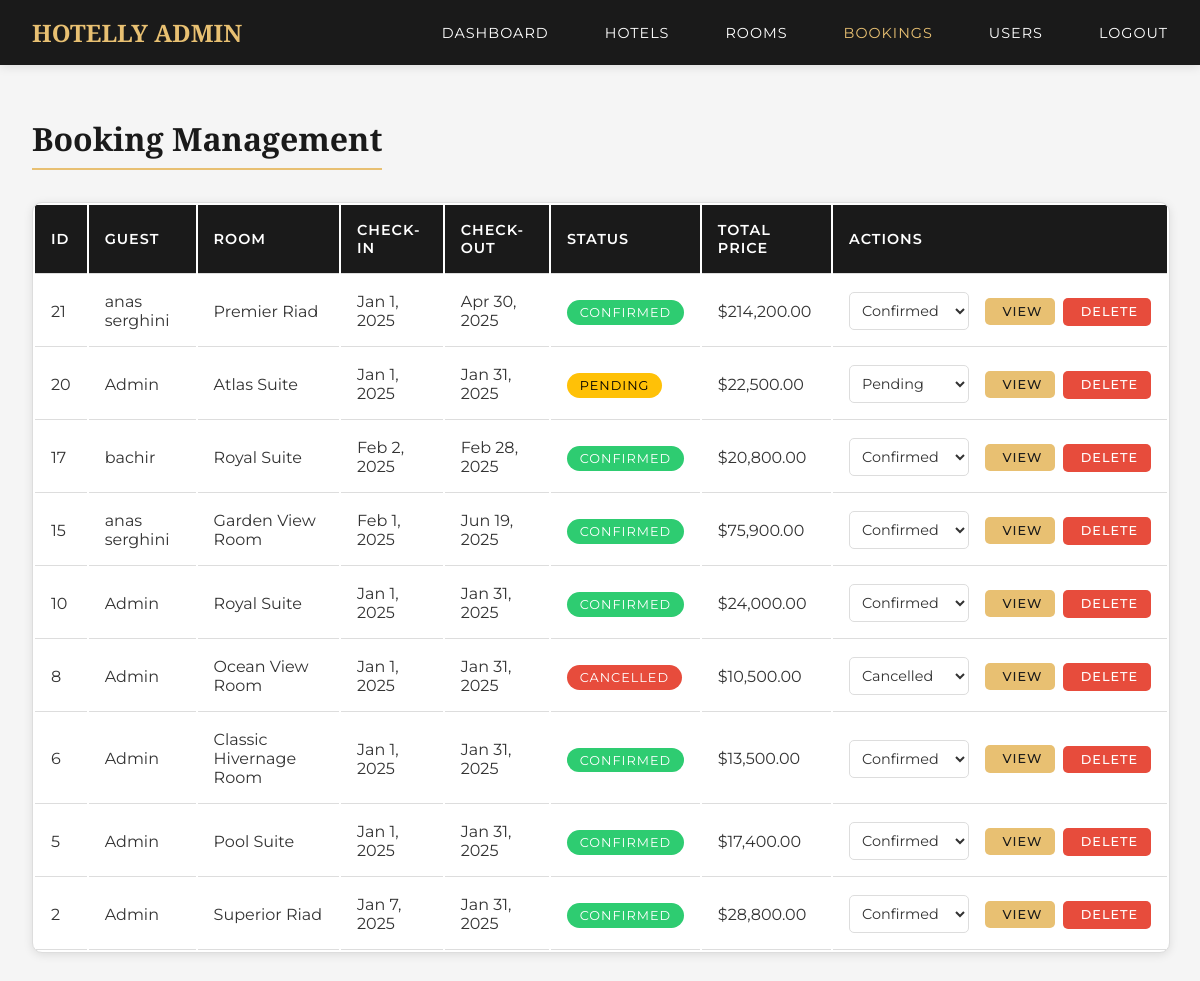
The app's page /admin/bookings.php (signed in) with its own data.
### tables this page shows
CREATE TABLE `bookings` (
  `id` int(11) NOT NULL,
  `user_id` int(11) NOT NULL,
  `room_id` int(11) NOT NULL,
  `check_in` date NOT NULL,
  `check_out` date NOT NULL,
  `guests` int(11) NOT NULL,
  `total_price` decimal(10,2) NOT NULL,
  `status` enum('pending','confirmed','cancelled') DEFAULT 'pending',
  `payment_id` varchar(255) DEFAULT NULL,
  `payment_method` varchar(50) DEFAULT NULL,
  `payment_date` datetime DEFAULT NULL,
  `created_at` timestamp NOT NULL DEFAULT current_timestamp()
);

CREATE TABLE `users` (
  `id` int(11) NOT NULL,
  `name` varchar(100) NOT NULL,
  `email` varchar(100) NOT NULL,
  `password` varchar(255) NOT NULL,
  `role` enum('admin','user') DEFAULT 'user',
  `created_at` timestamp NOT NULL DEFAULT current_timestamp()
);

CREATE TABLE `rooms` (
  `id` int(11) NOT NULL,
  `hotel_id` int(11) NOT NULL,
  `name` varchar(100) NOT NULL,
  `type` varchar(50) NOT NULL,
  `price` decimal(10,2) NOT NULL,
  `description` text DEFAULT NULL,
  `image` varchar(255) DEFAULT NULL,
  `capacity` int(11) DEFAULT NULL,
  `size` decimal(5,2) DEFAULT NULL,
  `view_type` varchar(100) DEFAULT NULL,
  `amenities` longtext DEFAULT NULL CHECK (json_valid(`amenities`)),
  `created_at` timestamp NOT NULL DEFAULT current_timestamp(),
  `updated_at` timestamp NOT NULL DEFAULT current_timestamp() ON UPDATE current_timestamp()
);

### includes/functions.php (called while the page is built, shortened)
<?php
require_once 'config.php';
function getAllBookings() {
    global $conn;
    $sql = "SELECT b.*, r.name as room_name, u.name as user_name
            FROM bookings b
            LEFT JOIN rooms r ON b.room_id = r.id
            LEFT JOIN users u ON b.user_id = u.id
            ORDER BY b.created_at DESC";
    $result = $conn->query($sql);
    return $result->fetch_all(MYSQLI_ASSOC);
}
?>

### admin/bookings.php (the view, shortened to what this page needs)
<?php
require_once '../includes/functions.php';
$bookings = getAllBookings();
?>
<!DOCTYPE html>
<html lang="en">
<head>
    <link href="https://unpkg.com/aos@2.3.1/dist/aos.css" rel="stylesheet">
    <link rel="stylesheet" href="../css/admin.css">
</head>
<body>
    <nav class="admin-nav">
        <div class="admin-nav-left">
            <a href="index.php" class="logo">HOTELLY ADMIN</a>
        </div>
        <div class="admin-nav-right">
            <a href="index.php" class="nav-link">Dashboard</a>
            <a href="hotels.php" class="nav-link">Hotels</a>
            <a href="rooms.php" class="nav-link">Rooms</a>
            <a href="bookings.php" class="nav-link active">Bookings</a>
            <a href="users.php" class="nav-link">Users</a>
            <a href="../includes/logout.php" class="nav-link">Logout</a>
        </div>
    </nav>
    <div class="admin-container">
        <h1 class="admin-title">Booking Management</h1>
        <div class="admin-table">
            <table>
                <thead>
                    <tr>
                        <th>ID</th>
                        <th>Guest</th>
                        <th>Room</th>
                        <th>Check-in</th>
                        <th>Check-out</th>
                        <th>Status</th>
                        <th>Total Price</th>
                        <th>Actions</th>
                    </tr>
                </thead>
                <tbody>
                    <?php foreach ($bookings as $booking): ?>
                    <tr>
                        <td><?php echo htmlspecialchars($booking['id']); ?></td>
                        <td><?php echo htmlspecialchars($booking['user_name']); ?></td>
                        <td><?php echo htmlspecialchars($booking['room_name']); ?></td>
                        <td><?php echo date('M j, Y', strtotime($booking['check_in'])); ?></td>
                        <td><?php echo date('M j, Y', strtotime($booking['check_out'])); ?></td>
                        <td>
                            <span class="status-badge status-<?php echo strtolower($booking['status']); ?>">
                                <?php echo htmlspecialchars($booking['status']); ?>
                            </span>
                        </td>
                        <td>$<?php echo number_format($booking['total_price'], 2); ?></td>
                        <td>
                            <div class="action-buttons">
                                <form method="POST" onsubmit="return confirm('Are you sure you want to update this booking\'s status?');">
                                    <select name="status" class="status-select" onchange="this.form.submit()">
                                        <option value="pending" <?php echo $booking['status'] === 'pending' ? 'selected' : ''; ?>>Pending</option>
                                        <option value="confirmed" <?php echo $booking['status'] === 'confirmed' ? 'selected' : ''; ?>>Confirmed</option>
                                        <option value="cancelled" <?php echo $booking['status'] === 'cancelled' ? 'selected' : ''; ?>>Cancelled</option>
                                    </select>
                                </form>
                                <button class="admin-btn admin-btn-primary btn-sm btn-icon" onclick="viewBookingDetails(<?php echo htmlspecialchars(json_encode($booking)); ?>)">
                                    <i class="fas fa-eye"></i> View
                                </button>
                                <form method="POST" style="display: inline;" onsubmit="return confirm('Are you sure you want to delete this booking? This action cannot be undone.');">
                                    <button type="submit" name="delete_booking" class="admin-btn admin-btn-danger btn-sm btn-icon">
                                        <i class="fas fa-trash"></i> Delete
                                    </button>
                                </form>
                            </div>
                        </td>
                    </tr>
                    <?php endforeach; ?>
                </tbody>
            </table>
        </div>
    </div>
</body>
</html>

### css/admin.css (style rules this page uses)
:root { --primary-color: #e8c072; --secondary-color: #1a1a1a; --text-color: #333; --light-gray: #f8f9fa; --border-color: #ddd; }
body { background-color: #f5f5f5; font-family: 'Montserrat', sans-serif; color: var(--text-color); margin: 0; padding: 0; min-height: 100vh; }
.admin-nav { background: var(--secondary-color); padding: 1rem 2rem; display: flex; justify-content: space-between; align-items: center; position: fixed; width: 100%; top: 0; left: 0; right: 0; z-index: 1000; box-shadow: 0 2px 10px rgba(0,0,0,0.1); box-sizing: border-box; }
.admin-nav-left { display: flex; align-items: center; }
.admin-nav .logo { color: var(--primary-color); font-size: 1.5rem; font-weight: bold; text-decoration: none; font-family: 'Playfair Display', serif; transition: color 0.3s; }
.admin-nav-right { display: flex; align-items: center; gap: 1.5rem; }
.admin-nav-right .nav-link { color: #fff; text-decoration: none; margin-left: 2rem; font-family: 'Montserrat', sans-serif; transition: color 0.3s; font-size: 0.9rem; text-transform: uppercase; letter-spacing: 1px; }
.admin-nav-right .nav-link:hover, .admin-nav-right .nav-link.active { color: var(--primary-color); }
.admin-container { padding: 6rem 2rem 2rem; max-width: 1400px; margin: 0 auto; }
.admin-title { font-family: 'Playfair Display', serif; font-size: 2rem; margin-bottom: 2rem; color: var(--secondary-color); border-bottom: 2px solid var(--primary-color); padding-bottom: 0.5rem; display: inline-block; }
.admin-table { width: 100%; border-collapse: collapse; background: #fff; border-radius: 10px; overflow: hidden; box-shadow: 0 2px 10px rgba(0,0,0,0.1); border: 1px solid var(--border-color); }
.admin-table th, .admin-table td { padding: 1rem; text-align: left; border-bottom: 1px solid var(--border-color); }
.admin-table th { background: var(--secondary-color); font-weight: 600; color: #fff; text-transform: uppercase; letter-spacing: 1px; font-size: 0.9rem; }
.action-buttons { display: flex; gap: 0.5rem; align-items: center; justify-content: flex-start; }
.action-buttons form { margin: 0; }
.status-select { padding: 0.5rem; border: 1px solid var(--border-color); border-radius: 5px; background: #fff; color: var(--text-color); font-family: 'Montserrat', sans-serif; font-size: 0.9rem; margin-right: 0.5rem; min-width: 120px; }
.admin-btn.btn-sm { padding: 0.4rem 0.8rem; font-size: 0.8rem; }
.admin-btn.btn-icon { display: inline-flex; align-items: center; gap: 0.3rem; }
.admin-btn { border: none; display: inline-block; padding: 0.8rem 1.5rem; border-radius: 5px; text-decoration: none; font-family: 'Montserrat', sans-serif; font-weight: 500; cursor: pointer; transition: all 0.3s; text-transform: uppercase; letter-spacing: 1px; font-size: 0.9rem; }
.admin-btn-primary { background: var(--primary-color); color: var(--secondary-color); }
.admin-btn-danger { background: #E74C3C; color: #fff; }
.status-badge { padding: 0.3rem 0.8rem; border-radius: 15px; font-size: 0.8rem; text-transform: uppercase; letter-spacing: 1px; }
.status-pending { background: #FFC107; color: #000; }
.status-confirmed { background: #2ECC71; color: #fff; }
.status-cancelled { background: #E74C3C; color: #fff; }

### admin/bookings.php (style rules this page uses)
.admin-nav { background: var(--secondary-color); padding: 1rem 2rem; display: flex; justify-content: space-between; align-items: center; position: fixed; width: 100%; top: 0; left: 0; right: 0; z-index: 1000; box-shadow: 0 2px 10px rgba(0,0,0,0.1); box-sizing: border-box; }
.admin-nav-left { display: flex; align-items: center; }
.admin-nav .logo { color: var(--primary-color); font-size: 1.5rem; font-weight: bold; text-decoration: none; font-family: 'Playfair Display', serif; transition: color 0.3s; }
.admin-nav-right { display: flex; align-items: center; gap: 1.5rem; }
.admin-nav-right .nav-link { color: #fff; text-decoration: none; margin-left: 2rem; font-family: 'Montserrat', sans-serif; transition: color 0.3s; font-size: 0.9rem; text-transform: uppercase; letter-spacing: 1px; }
.admin-nav-right .nav-link:hover, .admin-nav-right .nav-link.active { color: var(--primary-color); }
.admin-container { padding: 6rem 2rem 2rem; max-width: 1400px; margin: 0 auto; }

### records on screen
bookings: id "21", user.name "anas serghini", room.name "Premier Riad", check_in "Jan 1, 2025", check_out "Apr 30, 2025", status "CONFIRMED", total_price "214,200.00", status "Confirmed"
bookings: id "20", user.name "Admin", room.name "Atlas Suite", check_in "Jan 1, 2025", check_out "Jan 31, 2025", status "PENDING", total_price "22,500.00", status "Pending"
bookings: id "17", user.name "bachir", room.name "Royal Suite", check_in "Feb 2, 2025", check_out "Feb 28, 2025", status "CONFIRMED", total_price "20,800.00", status "Confirmed"
bookings: id "15", user.name "anas serghini", room.name "Garden View Room", check_in "Feb 1, 2025", check_out "Jun 19, 2025", status "CONFIRMED", total_price "75,900.00", status "Confirmed"
bookings: id "10", user.name "Admin", room.name "Royal Suite", check_in "Jan 1, 2025", check_out "Jan 31, 2025", status "CONFIRMED", total_price "24,000.00", status "Confirmed"
bookings: id "8", user.name "Admin", room.name "Ocean View Room", check_in "Jan 1, 2025", check_out "Jan 31, 2025", status "CANCELLED", total_price "10,500.00", status "Cancelled"
bookings: id "6", user.name "Admin", room.name "Classic Hivernage Room", check_in "Jan 1, 2025", check_out "Jan 31, 2025", status "CONFIRMED", total_price "13,500.00", status "Confirmed"
bookings: id "5", user.name "Admin", room.name "Pool Suite", check_in "Jan 1, 2025", check_out "Jan 31, 2025", status "CONFIRMED", total_price "17,400.00", status "Confirmed"
bookings: id "2", user.name "Admin", room.name "Superior Riad", check_in "Jan 7, 2025", check_out "Jan 31, 2025", status "CONFIRMED", total_price "28,800.00", status "Confirmed"
